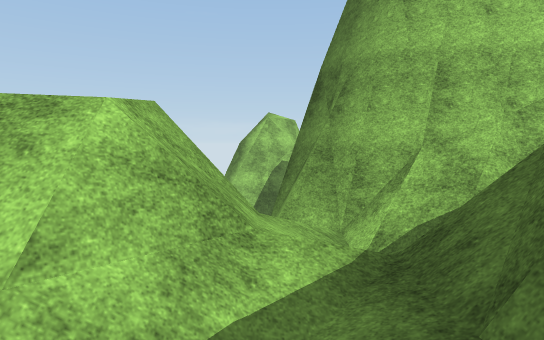
[1] (above)

16 first-person views from a walk through a Unity game level. The camera is 1.5 m above the floor, tilts 4° down and sees 75° across. The floor is counted in squares, 2 m on a side. Each view is taken from the middle of a square. On the plan, view 1 faces up. The plan holds only what a view shows up to about 11 squares ahead; the rest is blank. The place goes on beyond the plan. Some trees and plants on the terrain are drawn as simple stand-ins. The player is left out. Some surface patterns are stand-ins.

[2]
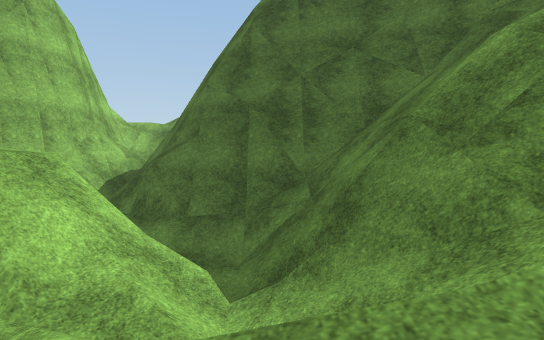

[3]
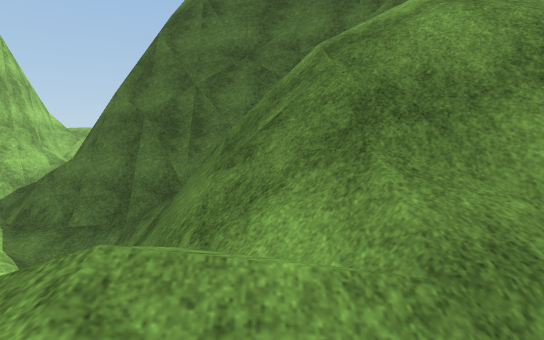

[4]
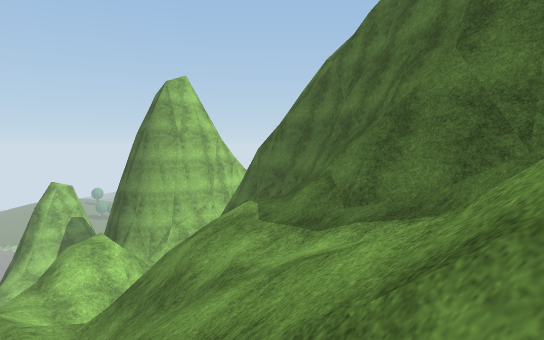

[5]
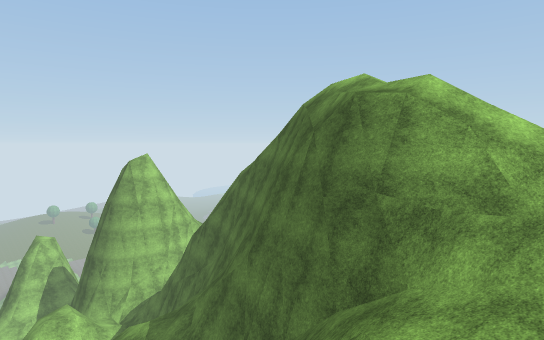

[6]
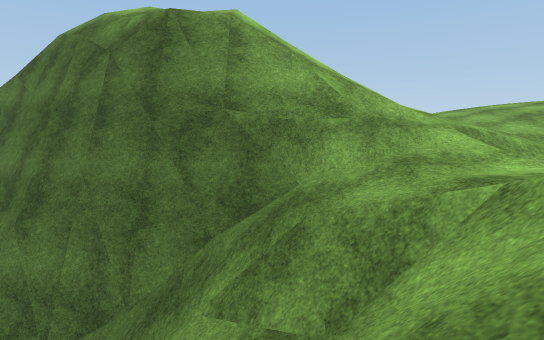

[7]
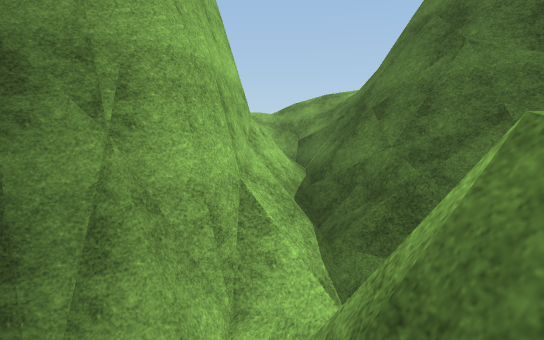

[8]
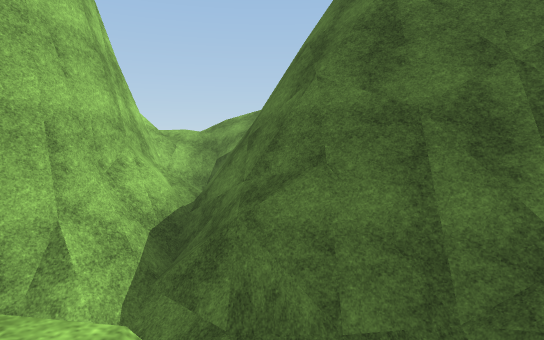

[9]
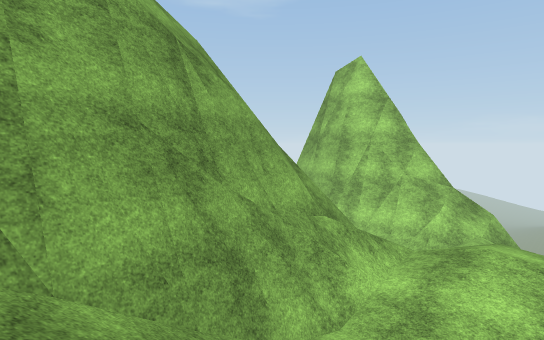

[10]
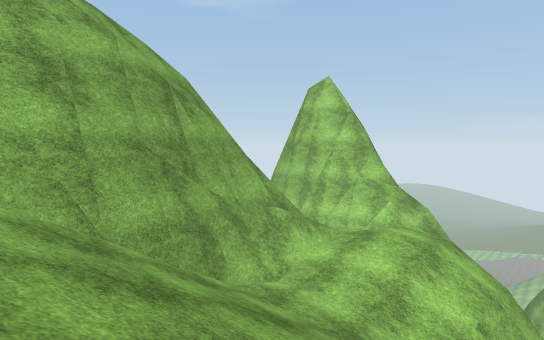

[11]
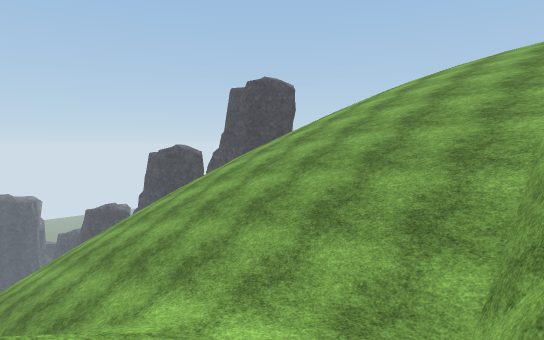

[12]
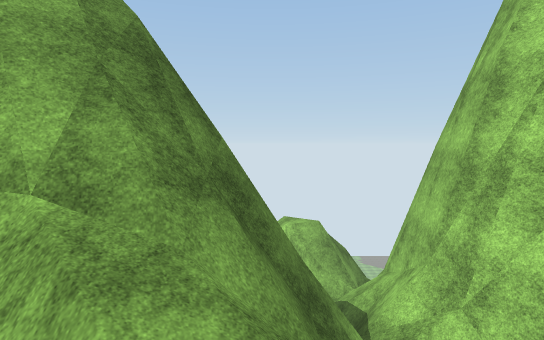

[13]
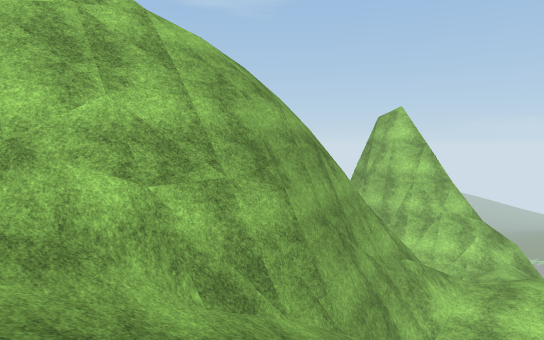

[14]
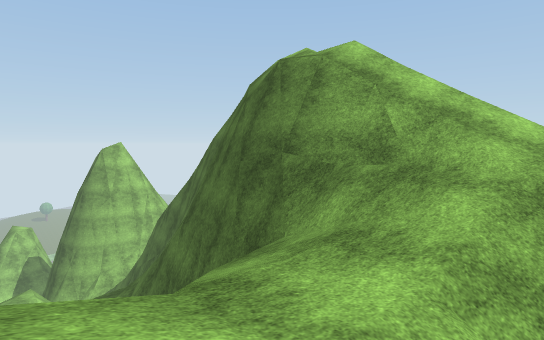

[15]
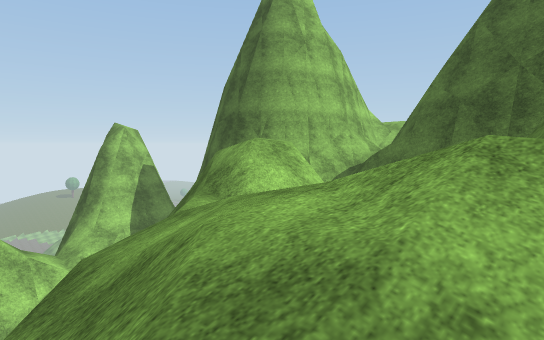

[16]
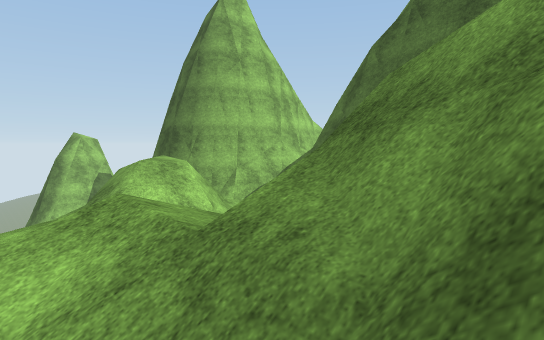

### Floor plan
Key: @ floor where view 1 was taken; # wall or solid block; x gap in a wall; . main floor; - floor 1 m lower than the main floor; _ floor 1.75 m lower than the main floor; < floor 2.5 m lower than the main floor; : floor 3 m higher than the main floor; ( floor 9.75 m lower than the main floor; ! floor 10.5 m lower than the main floor; ? floor 13 m lower than the main floor; / step, stairs or slope; = window, fence, low wall or low ledge; v drop or lower ground.
Columns run from 6 left of view 1 to 18 right of it. Each row starts with its distance up from view 1.
  6       ##     #x
  5     vv########/
  4    v/x/####///!v
  3    v/x//=####///
  2   ///=//####=//(/
  1 v//////## v##/////
  0 //////@##vvv#////////////
 -1 /?//#####v/v##!!/////////
 -2 //?/=//##v/vv#///////////
 -3  //////##v /v#//////////
 -4  //////#v/ /v#//////////
 -5   /////#v/ v##/////////
 -6   ///##vv/ ##/////////
 -7   ///# v//  /////////
 -8  /// # v//    //////
 -9    //##/:     /////
-10  ////=#//      ///
-11   /#//=//      //
-12  //<<////
-13   / ////
-14       /__-/
-15        ///..
-16          ...

Positions as (right, up) in squares from view 1, and headings:
1: (0, 0), facing up
2: (-5, 0), facing right
3: (-5, -2), facing right
4: (-5, -8), facing up-right
5: (-5, -12), facing up-right
6: (-5, -10), facing right
7: (-2, 4), facing right
8: (-2, 2), facing right
9: (10, -4), facing up-left
10: (12, -5), facing up-left
11: (7, 1), facing down-right
12: (9, 2), facing left
13: (10, -7), facing up-left
14: (-4, -13), facing up-right
15: (-6, -2), facing up-right
16: (-5, -4), facing up-right
